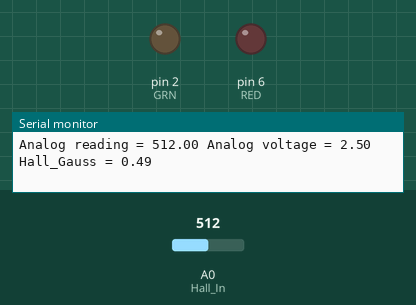
This sketch was run on a simulated Arduino Uno, built with avr-gcc and run on an emulated ATmega328P. Parts: output pins drawn as LEDs (lit = HIGH), the last lines printed to the serial monitor. The test bench sets the inputs (shaded band); at power-on: A0 (Hall_In) = 512.

Above: at 1.2 s.
1.3 s: A0 (Hall_In) set to 706
4.3 s: A0 (Hall_In) set to 732
At 5.0 s:
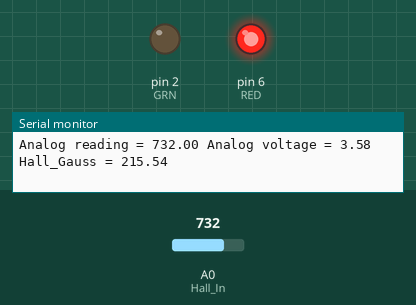
5.8 s: A0 (Hall_In) set to 0
At 7.0 s:
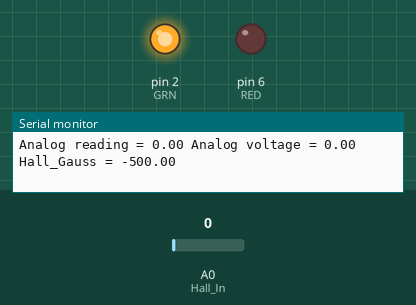
7.3 s: A0 (Hall_In) set to 291
10.3 s: A0 (Hall_In) set to 322
At 11.6 s:
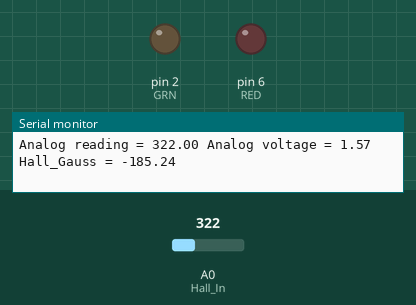
13.3 s: A0 (Hall_In) set to 306
At 13.8 s:
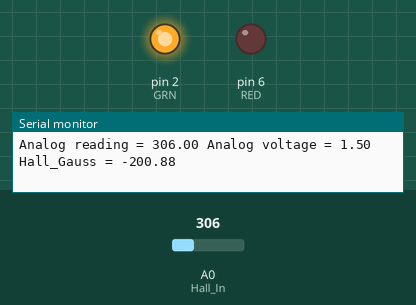
Timing chart, 0 to 16.3 s (numbered marks = the images above; inputs shaded):
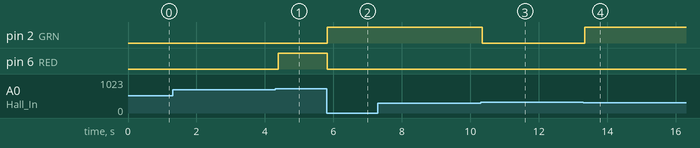

Measured:
- the behaviour switches between 716 and 717 on A0 (Hall_In) (found by bisection; images 0 and 1)
- the behaviour switches between 306 and 307 on A0 (Hall_In) (found by bisection; images 2 and 3)
- after the input at 4.3 s, pin 6 (RED): LOW → HIGH after 0.09 s
- after the input at 5.8 s, pin 2 (GRN): LOW → HIGH at once; pin 6 (RED): HIGH → LOW at once
- after the input at 10.3 s, pin 2 (GRN): HIGH → LOW after 0.05 s
- after the input at 13.3 s, pin 2 (GRN): LOW → HIGH after 0.05 s

The sketch:

hall_led.ino
```cpp
// parts - two resistors, a red LED, a green LED, an A1324 Hall effect sensor, and wires as needed.

const int Hall_In = 0;
const float VCC = 5.0;
const float Hall_sensitivity = 0.005; // 5 mV/G

#define RED 6
#define GRN 2

void setup() {
  pinMode(RED, OUTPUT);
  pinMode(GRN, OUTPUT);
  Serial.begin(9600);
}

void loop() {
  float Hall_Reading = analogRead(Hall_In);
  float Hall_Voltage = Hall_Reading * 5.0 / 1023.0;
  float Hall_Gauss = (Hall_Voltage - (VCC/2)) / 0.005;

  if (Hall_Gauss > 200) {
    digitalWrite(RED, HIGH);
    digitalWrite(GRN, LOW);
  } else if (Hall_Gauss < -200) {
    digitalWrite(RED, LOW);
    digitalWrite(GRN, HIGH);
  } else {
    digitalWrite(RED, LOW);
    digitalWrite(GRN, LOW);
  }


  Serial.print("Analog reading = ");
  Serial.print(Hall_Reading);
  Serial.print(" ");
  Serial.print("Analog voltage = ");
  Serial.print(Hall_Voltage);
  Serial.print(" ");
  Serial.print("Hall_Gauss = ");
  Serial.println(Hall_Gauss);
  delay(100);
}
```
